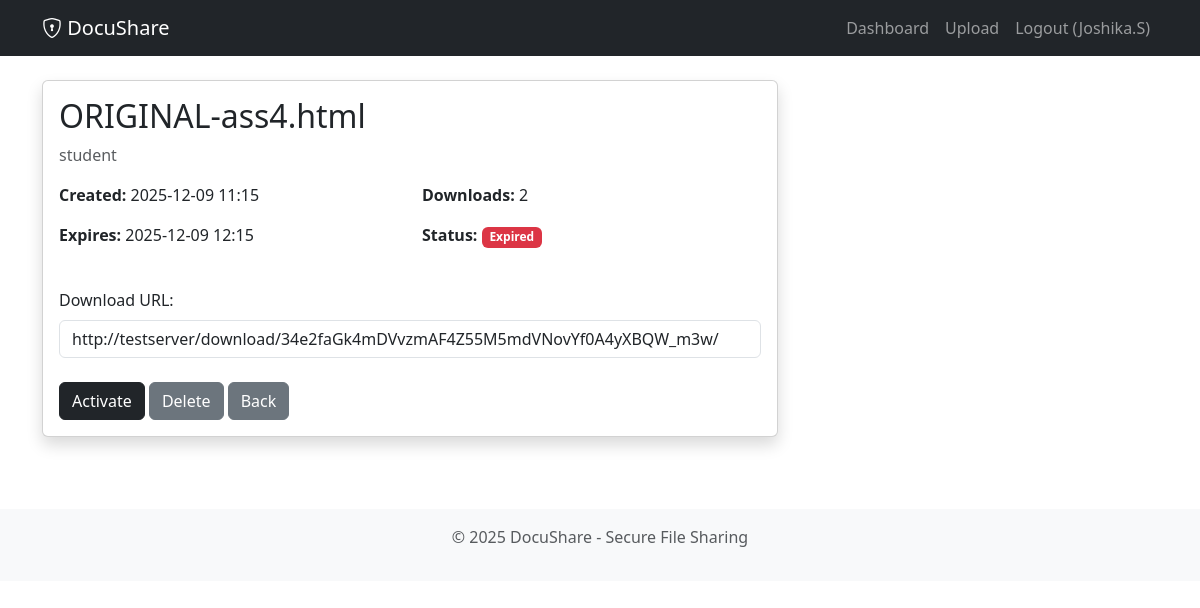
Screenshot of /file/34e2faGk4mDVvzmAF4Z55M5mdVNovYf0A4yXBQW_m3w/ (signed in) with the database file from the repository.
### fileshare/models.py (models this page shows, shortened)
class SharedFile(models.Model):
    EXPIRY_CHOICES = [
        (1, '1 Hour'),
        (24, '24 Hours'),
        (72, '3 Days'),
        (168, '7 Days'),
        (720, '30 Days'),
    ]
    id = models.UUIDField(primary_key=True, default=uuid.uuid4, editable=False)
    user = models.ForeignKey(User, on_delete=models.CASCADE, related_name='shared_files')
    file = models.FileField(upload_to='uploads/%Y/%m/%d/')
    original_filename = models.CharField(max_length=255)
    description = models.TextField(blank=True, null=True)
    token = models.CharField(max_length=64, unique=True, db_index=True)
    expiry_hours = models.IntegerField(choices=EXPIRY_CHOICES, default=24)
    created_at = models.DateTimeField(auto_now_add=True)
    expires_at = models.DateTimeField()
    is_active = models.BooleanField(default=True)
    max_downloads = models.IntegerField(default=0, help_text='0 = unlimited')
    download_count = models.IntegerField(default=0)
    class Meta:
        ordering = ['-created_at']
        indexes = [
            models.Index(fields=['token']),
            models.Index(fields=['expires_at']),
        ]
    def is_expired(self):
        return timezone.now() > self.expires_at or not self.is_active

### fileshare/views.py (the view)
# urls.py: path('file/<str:token>/', views.file_detail, name='file_detail'),
@login_required
def file_detail(request, token):
    shared_file = get_object_or_404(SharedFile, token=token, user=request.user)
    download_logs = shared_file.downloads.all()[:20]
    download_url = request.build_absolute_uri(f'/download/{shared_file.token}/')
    return render(request, 'file_detail.html', {
        'file': shared_file,
        'download_logs': download_logs,
        'download_url': download_url
    })

### fileshare/templates/file_detail.html (shortened to what this page needs)
{% extends 'base.html' %}
{% block content %}
<div class="row">
    <div class="col-md-8">
        <div class="card shadow mb-4">
            <div class="card-body">
                <h2 class="card-title">{{ file.original_filename }}</h2>
                <p class="text-muted">{{ file.description }}</p>
                <div class="row mt-3">
                    <div class="col-md-6">
                        <p><strong>Created:</strong> {{ file.created_at|date:"Y-m-d H:i" }}</p>
                        <p><strong>Expires:</strong> {{ file.expires_at|date:"Y-m-d H:i" }}</p>
                    </div>
                    <div class="col-md-6">
                        <p><strong>Downloads:</strong> {{ file.download_count }}</p>
                        <p><strong>Status:</strong>
                            {% if file.is_expired %}
                                <span class="badge bg-danger">Expired</span>
                            {% else %}
                                <span class="badge bg-primary">Active</span>
                            {% endif %}
                        </p>
                    </div>
                </div>
                <div class="mt-4">
                    <label class="form-label">Download URL:</label>
                    <div class="input-group">
                        <input type="text" class="form-control" value="{{ download_url }}" id="downloadUrl" readonly>
                    </div>
                </div>
                <div class="mt-4">
                    <a href="{% url 'toggle_file_status' file.token %}" class="btn btn-dark">
                        {% if file.is_active %}Deactivate{% else %}Activate{% endif %}
                    </a>
                    <a href="{% url 'delete_file' file.token %}" class="btn btn-secondary">Delete</a>
                    <a href="{% url 'dashboard' %}" class="btn btn-secondary">Back</a>
                </div>
            </div>
        </div>
{% endblock %}

### fileshare/templates/base.html (shortened to what this page needs)
<!DOCTYPE html>
<html lang="en">
<head>
    <link href="https://cdn.jsdelivr.net/npm/bootstrap@5.3.0/dist/css/bootstrap.min.css" rel="stylesheet">
    <link rel="stylesheet" href="https://cdn.jsdelivr.net/npm/bootstrap-icons@1.11.0/font/bootstrap-icons.css">
</head>
<body>
    <nav class="navbar navbar-expand-lg navbar-dark bg-dark">
        <div class="container">
            <a class="navbar-brand" href="{% url 'home' %}">
                <i class="bi bi-shield-lock"></i> DocuShare
            </a>
            <div class="collapse navbar-collapse" id="navbarNav">
                <ul class="navbar-nav ms-auto">
                    {% if user.is_authenticated %}
                        <li class="nav-item"><a class="nav-link" href="{% url 'dashboard' %}">Dashboard</a></li>
                        <li class="nav-item"><a class="nav-link" href="{% url 'upload_file' %}">Upload</a></li>
                        <li class="nav-item"><a class="nav-link" href="{% url 'logout' %}">Logout ({{ user.username }})</a></li>
                    {% else %}
                        <li class="nav-item"><a class="nav-link" href="{% url 'login' %}">Login</a></li>
                        <li class="nav-item"><a class="nav-link" href="{% url 'register' %}">Register</a></li>
                    {% endif %}
                </ul>
            </div>
        </div>
    </nav>
    <main class="container my-4">
        {% block content %}{% endblock %}
    </main>
    <footer class="bg-light py-3 mt-5">
        <div class="container text-center text-muted">
            <p>&copy; 2025 DocuShare - Secure File Sharing</p>
        </div>
    </footer>
</body>
</html>

### rows the page displays
SharedFile: original_filename "ORIGINAL-ass4.html", description "student", created_at "2025-12-09 11:15", expires_at "2025-12-09 12:15", download_count "2"

### other values shown
{{ user.username }} "Joshika.S"
